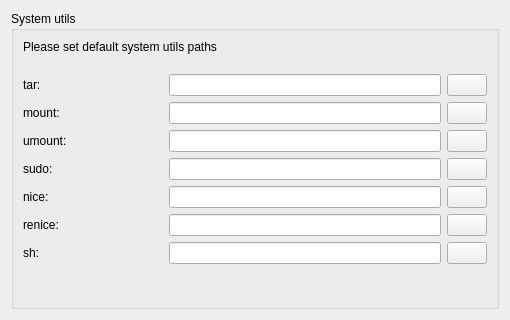
        <widget class="QWidget" native="1" name="widgetFirstStartup1" >
         <property name="geometry" >
          <rect>
           <x>-1</x>
           <y>0</y>
           <width>510</width>
           <height>320</height>
          </rect>
         </property>
         <property name="autoFillBackground" >
          <bool>true</bool>
         </property>
         <layout class="QVBoxLayout" >
          <item>
           <widget class="QGroupBox" name="groupBox_7" >
            <property name="autoFillBackground" >
             <bool>false</bool>
            </property>
            <property name="title" >
             <string>System utils</string>
            </property>
            <layout class="QVBoxLayout" >
             <item>
              <widget class="QLabel" name="label_3" >
               <property name="text" >
                <string>&lt;p>Please set default system utils paths&lt;br>&lt;/p></string>
               </property>
              </widget>
             </item>
             <item>
              <widget class="QWidget" native="1" name="widget_14" >
               <layout class="QHBoxLayout" >
                <property name="leftMargin" >
                 <number>0</number>
                </property>
                <property name="topMargin" >
                 <number>0</number>
                </property>
                <property name="rightMargin" >
                 <number>0</number>
                </property>
                <property name="bottomMargin" >
                 <number>0</number>
                </property>
                <item>
                 <widget class="QLabel" name="label_14" >
                  <property name="minimumSize" >
                   <size>
                    <width>140</width>
                    <height>0</height>
                   </size>
                  </property>
                  <property name="maximumSize" >
                   <size>
                    <width>140</width>
                    <height>16777215</height>
                   </size>
                  </property>
                  <property name="text" >
                   <string>tar:</string>
                  </property>
                 </widget>
                </item>
                <item>
                 <widget class="QLineEdit" name="txtTarBin" />
                </item>
                <item>
                 <widget class="QPushButton" name="cmdGetTarBin" >
                  <property name="text" >
                   <string/>
                  </property>
                  <property name="iconSize" >
                   <size>
                    <width>16</width>
                    <height>16</height>
                   </size>
                  </property>
                 </widget>
                </item>
               </layout>
              </widget>
             </item>
             <item>
              <widget class="QWidget" native="1" name="widget_17" >
               <layout class="QHBoxLayout" >
                <property name="leftMargin" >
                 <number>0</number>
                </property>
                <property name="topMargin" >
                 <number>0</number>
                </property>
                <property name="rightMargin" >
                 <number>0</number>
                </property>
                <property name="bottomMargin" >
                 <number>0</number>
                </property>
                <item>
                 <widget class="QLabel" name="label_16" >
                  <property name="minimumSize" >
                   <size>
                    <width>140</width>
                    <height>0</height>
                   </size>
                  </property>
                  <property name="maximumSize" >
                   <size>
                    <width>140</width>
                    <height>16777215</height>
                   </size>
                  </property>
                  <property name="text" >
                   <string>mount:</string>
                  </property>
                 </widget>
                </item>
                <item>
                 <widget class="QLineEdit" name="txtMountBin" />
                </item>
                <item>
                 <widget class="QPushButton" name="cmdGetMountBin" >
                  <property name="text" >
                   <string/>
                  </property>
                  <property name="iconSize" >
                   <size>
                    <width>16</width>
                    <height>16</height>
                   </size>
                  </property>
                 </widget>
                </item>
               </layout>
              </widget>
             </item>
             <item>
              <widget class="QWidget" native="1" name="widget_18" >
               <layout class="QHBoxLayout" >
                <property name="leftMargin" >
                 <number>0</number>
                </property>
                <property name="topMargin" >
                 <number>0</number>
                </property>
                <property name="rightMargin" >
                 <number>0</number>
                </property>
                <property name="bottomMargin" >
                 <number>0</number>
                </property>
                <item>
                 <widget class="QLabel" name="label_17" >
                  <property name="minimumSize" >
                   <size>
                    <width>140</width>
                    <height>0</height>
                   </size>
                  </property>
                  <property name="maximumSize" >
                   <size>
                    <width>140</width>
                    <height>16777215</height>
                   </size>
                  </property>
                  <property name="text" >
                   <string>umount:</string>
                  </property>
                 </widget>
                </item>
                <item>
                 <widget class="QLineEdit" name="txtUmountBin" />
                </item>
                <item>
                 <widget class="QPushButton" name="cmdGetUmountBin" >
                  <property name="text" >
                   <string/>
                  </property>
                  <property name="iconSize" >
                   <size>
                    <width>16</width>
                    <height>16</height>
                   </size>
                  </property>
                 </widget>
                </item>
               </layout>
              </widget>
             </item>
             <item>
              <widget class="QWidget" native="1" name="widget_19" >
               <layout class="QHBoxLayout" >
                <property name="leftMargin" >
                 <number>0</number>
                </property>
                <property name="topMargin" >
                 <number>0</number>
                </property>
                <property name="rightMargin" >
                 <number>0</number>
                </property>
                <property name="bottomMargin" >
                 <number>0</number>
                </property>
                <item>
                 <widget class="QLabel" name="label_19" >
                  <property name="minimumSize" >
                   <size>
                    <width>140</width>
                    <height>0</height>
                   </size>
                  </property>
                  <property name="maximumSize" >
                   <size>
                    <width>140</width>
                    <height>16777215</height>
                   </size>
                  </property>
                  <property name="text" >
                   <string>sudo:</string>
                  </property>
                 </widget>
                </item>
                <item>
                 <widget class="QLineEdit" name="txtSudoBin" />
                </item>
                <item>
                 <widget class="QPushButton" name="cmdGetSudoBin" >
                  <property name="text" >
                   <string/>
                  </property>
                  <property name="iconSize" >
                   <size>
                    <width>16</width>
                    <height>16</height>
                   </size>
                  </property>
                 </widget>
                </item>
               </layout>
              </widget>
             </item>
             <item>
              <widget class="QWidget" native="1" name="widget_24" >
               <layout class="QHBoxLayout" >
                <property name="leftMargin" >
                 <number>0</number>
                </property>
                <property name="topMargin" >
                 <number>0</number>
                </property>
                <property name="rightMargin" >
                 <number>0</number>
                </property>
                <property name="bottomMargin" >
                 <number>0</number>
                </property>
                <item>
                 <widget class="QLabel" name="label_23" >
                  <property name="minimumSize" >
                   <size>
                    <width>140</width>
                    <height>0</height>
                   </size>
                  </property>
                  <property name="maximumSize" >
                   <size>
                    <width>140</width>
                    <height>16777215</height>
                   </size>
                  </property>
                  <property name="text" >
                   <string>nice:</string>
                  </property>
                 </widget>
                </item>
                <item>
                 <widget class="QLineEdit" name="txtNiceBin" />
                </item>
                <item>
                 <widget class="QPushButton" name="cmdGetNiceBin" >
                  <property name="text" >
                   <string/>
                  </property>
                  <property name="iconSize" >
                   <size>
                    <width>16</width>
                    <height>16</height>
                   </size>
                  </property>
                 </widget>
                </item>
               </layout>
              </widget>
             </item>
             <item>
              <widget class="QWidget" native="1" name="widget_25" >
               <layout class="QHBoxLayout" >
                <property name="leftMargin" >
                 <number>0</number>
                </property>
                <property name="topMargin" >
                 <number>0</number>
                </property>
                <property name="rightMargin" >
                 <number>0</number>
                </property>
                <property name="bottomMargin" >
                 <number>0</number>
                </property>
                <item>
                 <widget class="QLabel" name="label_24" >
                  <property name="minimumSize" >
                   <size>
                    <width>140</width>
                    <height>0</height>
                   </size>
                  </property>
                  <property name="maximumSize" >
                   <size>
                    <width>140</width>
                    <height>16777215</height>
                   </size>
                  </property>
                  <property name="text" >
                   <string>renice:</string>
                  </property>
                 </widget>
                </item>
                <item>
                 <widget class="QLineEdit" name="txtReniceBin" />
                </item>
                <item>
                 <widget class="QPushButton" name="cmdGetReniceBin" >
                  <property name="text" >
                   <string/>
                  </property>
                  <property name="iconSize" >
                   <size>
                    <width>16</width>
                    <height>16</height>
                   </size>
                  </property>
                 </widget>
                </item>
               </layout>
              </widget>
             </item>
             <item>
              <widget class="QWidget" native="1" name="widget_28" >
               <layout class="QHBoxLayout" >
                <property name="leftMargin" >
                 <number>0</number>
                </property>
                <property name="topMargin" >
                 <number>0</number>
                </property>
                <property name="rightMargin" >
                 <number>0</number>
                </property>
                <property name="bottomMargin" >
                 <number>0</number>
                </property>
                <item>
                 <widget class="QLabel" name="label_27" >
                  <property name="minimumSize" >
                   <size>
                    <width>140</width>
                    <height>0</height>
                   </size>
                  </property>
                  <property name="maximumSize" >
                   <size>
                    <width>140</width>
                    <height>16777215</height>
                   </size>
                  </property>
                  <property name="text" >
                   <string>sh:</string>
                  </property>
                 </widget>
                </item>
                <item>
                 <widget class="QLineEdit" name="txtShBin" />
                </item>
                <item>
                 <widget class="QPushButton" name="cmdGetShBin" >
                  <property name="text" >
                   <string/>
                  </property>
                  <property name="iconSize" >
                   <size>
                    <width>16</width>
                    <height>16</height>
                   </size>
                  </property>
                 </widget>
                </item>
               </layout>
              </widget>
             </item>
             <item>
              <spacer>
               <property name="orientation" >
                <enum>Qt::Vertical</enum>
               </property>
               <property name="sizeHint" >
                <size>
                 <width>20</width>
                 <height>20</height>
                </size>
               </property>
              </spacer>
             </item>
            </layout>
           </widget>
          </item>
         </layout>
        </widget>
